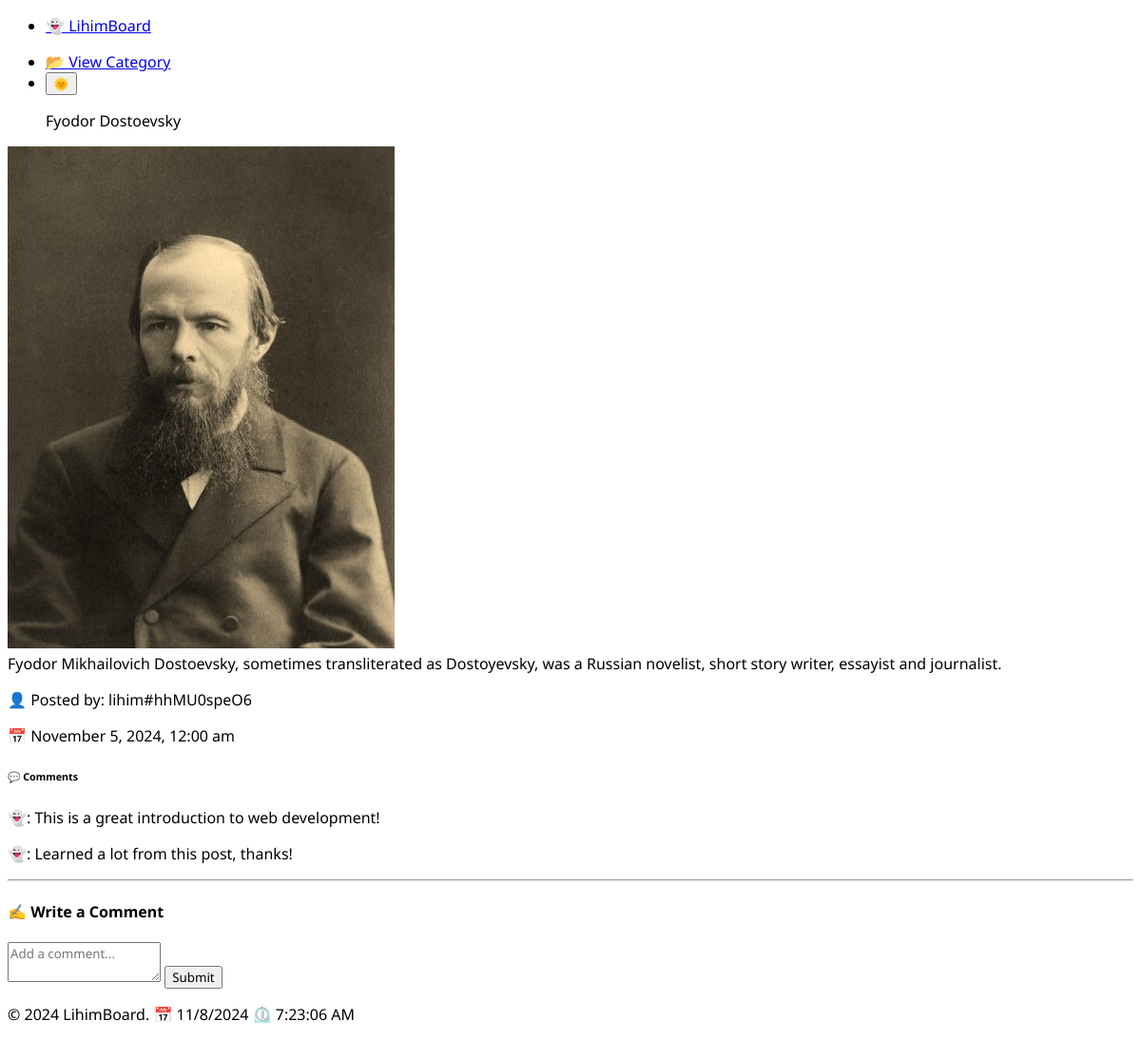
Page /post?id=1 on the committed database.
### tables this page shows
CREATE TABLE posts (
    post_id INT AUTO_INCREMENT PRIMARY KEY,
    title VARCHAR(255) NOT NULL,
    content TEXT NOT NULL,
    image_url VARCHAR(255),
    category_id INT,  
    created_at TIMESTAMP DEFAULT CURRENT_TIMESTAMP,
    FOREIGN KEY (category_id) REFERENCES categories(category_id) ON DELETE SET NULL
);

CREATE TABLE comments (
    comment_id INT AUTO_INCREMENT PRIMARY KEY,
    post_id INT NOT NULL,
    comment_text TEXT NOT NULL,
    created_at TIMESTAMP DEFAULT CURRENT_TIMESTAMP,
    FOREIGN KEY (post_id) REFERENCES posts(post_id) ON DELETE CASCADE
);

### src/Controllers/PostController.php (called while the page is built, shortened)
<?php
class PostController
{
    private $postModel;
    private $commentModel;
    public function __construct(Post $postModel, Comment $commentModel, Category $categoryModel)
    {
        $this->postModel = $postModel;
        $this->commentModel = $commentModel;
    }
    public function show($postId)
    {
        $post = $this->postModel->getById($postId);
        $comments = $this->commentModel->getByPostId($postId);
        $data = ['post' => $post, 'comments' => $comments];
        require __DIR__ . '/../Views/post.php';
    }
}

### src/Router.php (called while the page is built, shortened)
<?php
class Router
{
    private $routes = [];
    public function add($pattern, $callback)
    {
        $this->routes[$pattern] = $callback;
    }
    public function dispatch($uri)
    {
        $uri = filter_var($uri, FILTER_SANITIZE_URL);
        foreach ($this->routes as $pattern => $callback) {
            if ($pattern === $uri) {
                return call_user_func($callback);
            } elseif (preg_match('/\{(\w+)\}/', $pattern, $matches)) {
                $pattern = preg_replace('/\{(\w+)\}/', '(\d+)', $pattern);
                if (preg_match('#^' . $pattern . '$#', $uri, $paramMatches)) {
                    return call_user_func_array($callback, array_slice($paramMatches, 1));
                }
            }
        }
    }
}

### public/index.php (called while the page is built, shortened)
<?php
$router = new Router();
$uri = parse_url($_SERVER['REQUEST_URI'], PHP_URL_PATH);
$router->dispatch($uri);

### src/Models/Post.php (called while the page is built, shortened)
<?php
class Post
{
    private $db;
    public function __construct(\App\Database $db)
    {
        $this->db = $db;
    }
    public function getById($postId)
    {
        $stmt = $this->db->query("SELECT * FROM posts WHERE post_id = :post_id", ['post_id' => $postId]);
        return $stmt->fetch(\PDO::FETCH_ASSOC);
    }
}

### src/Database.php (called while the page is built, shortened)
<?php
class Database
{
    private $connection;
    private function __construct($host, $dbname, $username, $password)
    {
        try {
            $this->connection = new PDO("mysql:host=$host;dbname=$dbname;charset=utf8mb4", $username, $password);
            $this->connection->setAttribute(PDO::ATTR_ERRMODE, PDO::ERRMODE_EXCEPTION);
        } catch (PDOException $e) {
            throw new \Exception('Database connection failed: ' . $e->getMessage());
        }
    }
    public function query($sql, $params = [])
    {
        try {
            $stmt = $this->connection->prepare($sql);
            $stmt->execute($params);
            return $stmt;
        } catch (PDOException $e) {
            throw new \Exception('Query failed: ' . $e->getMessage());
        }
    }
}

### src/Models/Comment.php (called while the page is built, shortened)
<?php
class Comment
{
    private $db;
    public function __construct(\App\Database $db)
    {
        $this->db = $db;
    }
    public function getByPostId($postId)
    {
        $stmt = $this->db->query("SELECT * FROM comments WHERE post_id = :post_id", ['post_id' => $postId]);
        return $stmt->fetchAll(\PDO::FETCH_ASSOC);
    }
}

### src/Views/post.php (the view, shortened to what this page needs)
<!DOCTYPE html>
<html lang="en">
<?php
include 'partials/head.php';
?>
<body>
    <main>
        <nav>
            <ul>
                <li>
                    <a href="/">👻 LihimBoard</a>
                </li>
            </ul>
            <ul>
                <li>
                    <a href="/category/<?php echo htmlspecialchars($data['post']['category_id'] ?? ''); ?>">📂 View Category</a>
                </li>
                <li>
                    <button id="theme-toggle-button" onclick="toggleTheme()">🌞</button>
                </li>
            </ul>
        </nav>
        <div id="post">
            <blockquote><?php echo htmlspecialchars($data['post']['title'] ?? '💔 Post Not Found'); ?></blockquote>
            <?php if (!empty($data['post']['image_url'])) : ?>
                <img style="width: auto" src="<?php echo htmlspecialchars($data['post']['image_url'] ?? ''); ?>" alt="Post Image">
            <?php endif; ?>
            <article><?php echo htmlspecialchars($data['post']['content'] ?? ''); ?></article>
            <?php if (!empty($data['post']['tripcode'])) : ?>
                <p>👤 Posted by: lihim#<?php echo htmlspecialchars($data['post']['tripcode'] ?? ''); ?></p>
                <p> 📅
                    <?php
                    $createdAt = $data['post']['created_at'] ?? '';
                    if ($createdAt) {
                        $date = new DateTime($createdAt);
                        echo htmlspecialchars($date->format('F j, Y, g:i a'));
                    }
                    ?>
                </p>
            <?php endif; ?>
        </div>
        <h6>💬 Comments</h6>
        <div id="comments">
            <?php
            if (!empty($data['comments'])) {
                foreach ($data['comments'] as $comment) {
                    echo '<article class="comment">';
                    echo '<p>👻: ' . htmlspecialchars($comment['comment_text'] ?? '') . '</p>';
                    echo '</article>';
                }
            } else {
                echo '<p>🤔 No comments yet.</p>';
            }
            ?>
        </div>
        <hr>
        <h4>✍️ Write a Comment</h4>
        <form action="/comment" method="POST">
            <textarea name="comment_text" placeholder="Add a comment..." required></textarea>
            <button type="submit">Submit</button>
        </form>
    </main>
    <?php require 'partials/footer.php'; ?>
</body>
</html>

### public/assets/css/index.css (style rules this page uses)
* { font-family: 'Noto Sans', "sans-serif"; }
html { transition: background-color 0.3s ease, color 0.3s ease; }
body { transition: background-color 0.5s ease-in-out, color 0.5s ease-in-out; }

### rows in the picture
posts: title "Fyodor Dostoevsky", image_url (picture), content "Fyodor Mikhailovich Dostoevsky, sometimes transliterated as Dostoyevsky, was a Russian novelist, short story writer, essayist and journalist.", tripcode "hhMU0speO6", created_at "November 5, 2024, 12:00 am"
comments: comment_text "This is a great introduction to web development!"
comments: comment_text "Learned a lot from this post, thanks!"
